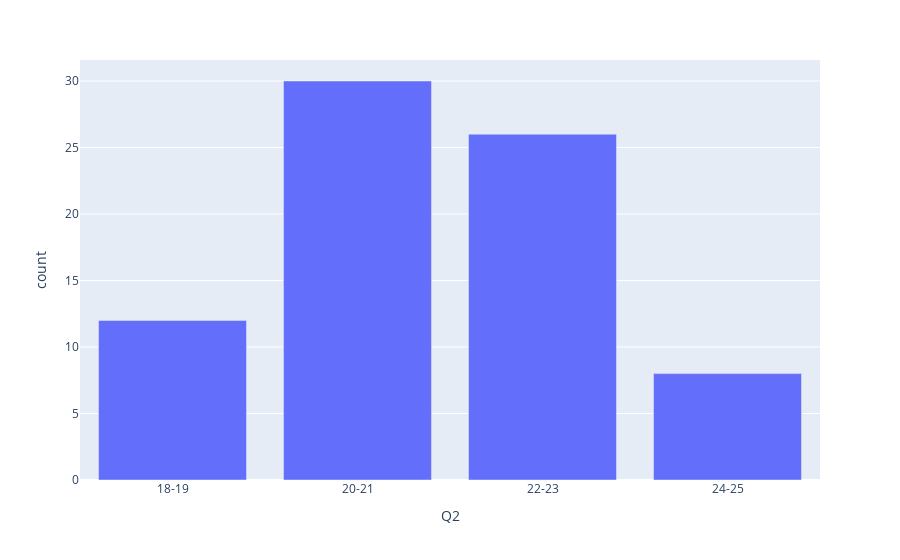

Source (notebook cell):
### Code cell
# Vis 1
title = ['vis1', 'Q2']
vis1_data = counter(temp_csv, 'Q2')
fig = px.bar(data_frame=vis1_data, x='Q2', y='count')
fig.show()
output(fig, title)

### Figure 1 — Plotly figure (JSON) as saved in the notebook; plotly's stock layout.template omitted (floating-point values rounded to 4 significant figures)
{"data": [{"alignmentgroup": "True", "hovertemplate": "Q2=%{x}<br>count=%{y}<extra></extra>", "legendgroup": "", "marker": {"color": "#636efa", "pattern": {"shape": ""}}, "name": "", "offsetgroup": "", "orientation": "v", "showlegend": false, "textposition": "auto", "type": "bar", "x": ["18-19", "20-21", "22-23", "24-25"], "xaxis": "x", "y": [12, 30, 26, 8], "yaxis": "y"}], "layout": {"barmode": "relative", "legend": {"tracegroupgap": 0}, "margin": {"t": 60}, "xaxis": {"anchor": "y", "domain": [0, 1], "title": {"text": "Q2"}}, "yaxis": {"anchor": "x", "domain": [0, 1], "title": {"text": "count"}}}}
